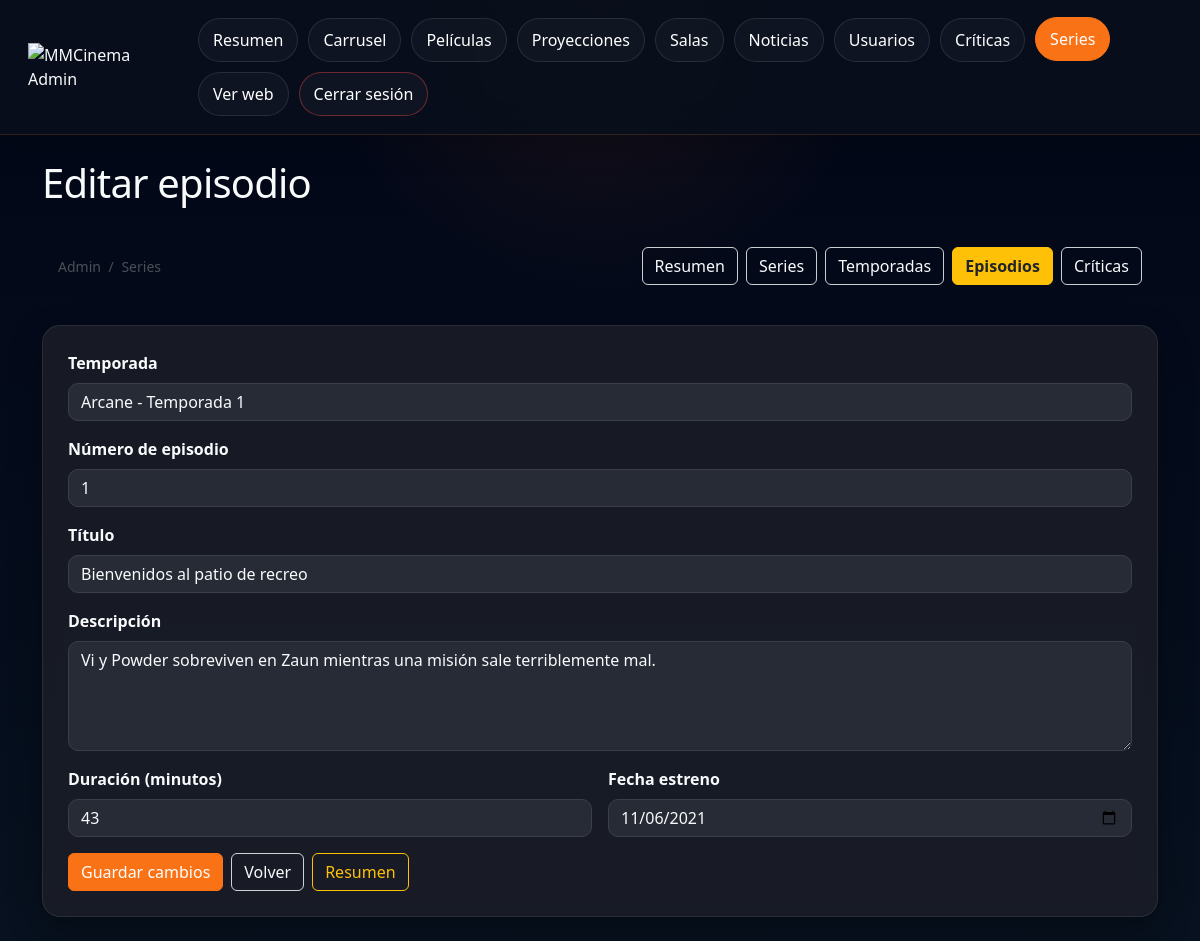
The app's page /admin/editar_episodio.php?id=475 (signed in) with its own data.
### tables this page shows
CREATE TABLE `episodio` (
  `id` int(11) NOT NULL,
  `id_temporada` int(11) NOT NULL,
  `numero_episodio` int(11) NOT NULL,
  `titulo` varchar(150) NOT NULL,
  `descripcion` text DEFAULT NULL,
  `duracion` int(11) DEFAULT NULL,
  `fecha_estreno` date DEFAULT NULL,
  `creado` timestamp NOT NULL DEFAULT current_timestamp()
);

CREATE TABLE `temporada` (
  `id` int(11) NOT NULL,
  `id_serie` int(11) NOT NULL,
  `numero_temporada` int(11) NOT NULL,
  `titulo` varchar(150) DEFAULT NULL,
  `descripcion` text DEFAULT NULL,
  `poster` varchar(255) DEFAULT NULL,
  `fecha_estreno` date DEFAULT NULL,
  `creado` timestamp NOT NULL DEFAULT current_timestamp()
);

CREATE TABLE `serie` (
  `id` int(11) NOT NULL,
  `titulo` varchar(150) NOT NULL,
  `sinopsis` text NOT NULL,
  `poster` varchar(255) DEFAULT NULL,
  `banner` varchar(255) DEFAULT NULL,
  `fecha_estreno` date DEFAULT NULL,
  `edad` varchar(20) DEFAULT NULL,
  `id_genero` int(11) DEFAULT NULL,
  `id_plataforma` int(11) DEFAULT NULL,
  `estado` enum('en_emision','finalizada','proximamente') DEFAULT 'en_emision',
  `destacada` tinyint(1) DEFAULT 0,
  `puntuacion` decimal(3,2) DEFAULT 0.00,
  `creado` timestamp NOT NULL DEFAULT current_timestamp(),
  `trailer` varchar(255) DEFAULT NULL
);

### admin/editar_episodio.php (the view, shortened to what this page needs)
<?php
require_once("../config/conexion.php");
require_once(__DIR__ . "/includes/series_admin_ui.php");
$id = 0;
if (isset($_GET["id"])) {
    $id = (int)$_GET["id"];
}
$temporadas = $pdo->query("
    SELECT t.id, t.numero_temporada, s.titulo AS serie_titulo
    FROM temporada t
    INNER JOIN serie s ON t.id_serie = s.id
    ORDER BY s.titulo ASC, t.numero_temporada ASC
")->fetchAll(PDO::FETCH_ASSOC);
$stmt = $pdo->prepare("SELECT * FROM episodio WHERE id = ? LIMIT 1");
$stmt->execute([$id]);
$episodio = $stmt->fetch(PDO::FETCH_ASSOC);
?>
<!DOCTYPE html>
<html lang="es">
<head>
    <link rel="stylesheet" href="../assets/css/styles.css">
    <link href="https://cdn.jsdelivr.net/npm/bootstrap@5.3.3/dist/css/bootstrap.min.css" rel="stylesheet">
</head>
<body class="admin-body">
<?php require_once __DIR__ . "/admin_header.php"; ?>
<div class="container py-4">
    <h1 class="mb-4">Editar episodio</h1>
    <div class="form-card">
        <form method="POST">
            <div class="mb-3">
                <label class="form-label">Temporada</label>
                <select name="id_temporada" class="form-select" required>
                    <?php foreach ($temporadas as $temporada): ?>
                        <option value="<?= (int)$temporada['id'] ?>" <?= (int)$episodio['id_temporada'] === (int)$temporada['id'] ? 'selected' : '' ?>>
                            <?= htmlspecialchars($temporada['serie_titulo']) ?> - Temporada <?= (int)$temporada['numero_temporada'] ?>
                        </option>
                    <?php endforeach; ?>
                </select>
            </div>
            <div class="mb-3">
                <label class="form-label">Número de episodio</label>
                <input type="number" name="numero_episodio" class="form-control" value="<?= (int)$episodio['numero_episodio'] ?>" required min="1">
            </div>
            <div class="mb-3">
                <label class="form-label">Título</label>
                <input type="text" name="titulo" class="form-control" value="<?= htmlspecialchars($episodio['titulo']) ?>" required>
            </div>
            <div class="mb-3">
                <label class="form-label">Descripción</label>
                <textarea name="descripcion" class="form-control" rows="4"><?= htmlspecialchars($episodio['descripcion']) ?></textarea>
            </div>
            <div class="row g-3">
                <div class="col-md-6">
                    <label class="form-label">Duración (minutos)</label>
                    <input type="number" name="duracion" class="form-control" value="<?= htmlspecialchars((string)$episodio['duracion']) ?>" min="1">
                </div>
                <div class="col-md-6">
                    <label class="form-label">Fecha estreno</label>
                    <input type="date" name="fecha_estreno" class="form-control" value="<?= htmlspecialchars($episodio['fecha_estreno']) ?>">
                </div>
            </div>
            <div class="d-flex gap-2 mt-3">
                <button class="btn btn-primary" type="submit">Guardar cambios</button>
                <a href="episodios.php" class="btn btn-outline-light">Volver</a>
                <a href="series_panel.php" class="btn btn-outline-warning">Resumen</a>
            </div>
        </form>
    </div>
</div>
</body>
</html>

### assets/css/base.css (style rules this page uses)
:root { --bg-main: #0f1116; --bg-secondary: #1b1e27; --bg-card: rgba(27, 30, 39, 0.88); --primary: #f97316; --primary-dark: #ea580c; --danger: #dc2626; --danger-dark: #b91c1c; --accent: #9333ea; --text-light: #f8fafc; --text-gray: #cbd5e1; --text-soft: #94a3b8; --border-soft: rgba(255,255,255,0.10); --border-card: rgba(255,255,255,0.08); --shadow-soft: 0 10px 30px rgba(0,0,0,0.28); --shadow-card: 0 14px 34px rgba(0,0,0,0.34); --shadow-card-hover: 0 20px 44px rgba(0,0,0,0.42); --radius-sm: 10px; --radius-md: 14px; --radius-lg: 18px; --ease-premium: cubic-bezier(0.22, 1, 0.36, 1); }
* { margin: 0; padding: 0; box-sizing: border-box; }
html { scroll-behavior: smooth; }
body { background: radial-gradient(circle at top, rgba(249,115,22,0.06), transparent 22%), linear-gradient(180deg, #0d1016 0%, #0b0d12 100%); color: var(--text-light); font-family: "Segoe UI", sans-serif; min-height: 100vh; position: relative; overflow-x: hidden; }
a { color: var(--primary); text-decoration: none; transition: color 0.22s ease; }
body, p, strong, em, li, small, label, td, th { color: var(--text-light) !important; }
h1, h2, h3, h4, h5, h6 { color: var(--text-light) !important; font-weight: 700; letter-spacing: -0.02em; }
header, main, footer, .navbar, .container, .hero, .card, .filtro-cartelera { position: relative; z-index: 2; }

### assets/css/components.css (style rules this page uses)
.btn-primary { background: var(--primary) !important; border: 1px solid var(--primary) !important; font-weight: 700; border-radius: 10px; transition: background-color 0.22s ease, border-color 0.22s ease, transform 0.28s var(--ease-premium), box-shadow 0.28s var(--ease-premium); }
.btn-outline-light { color: var(--text-light) !important; border-color: rgba(255,255,255,0.8) !important; border-radius: 10px; transition: background-color 0.22s ease, color 0.22s ease, transform 0.28s var(--ease-premium); }
.form-card { background: rgba(27, 30, 39, 0.86); padding: 25px; border-radius: var(--radius-lg); box-shadow: 0 14px 34px rgba(0,0,0,0.32); border: 1px solid var(--border-card); backdrop-filter: blur(8px); }
label, .form-label { color: var(--text-light) !important; font-weight: 600; }
input, textarea, select { background: rgba(42,46,56,0.88) !important; color: var(--text-light) !important; border: 1px solid #3a3f4b !important; border-radius: 10px !important; transition: border-color 0.22s ease, box-shadow 0.22s ease; }
input::placeholder, textarea::placeholder { color: #e5e7eb !important; opacity: 1 !important; }

### assets/css/admin.css (style rules this page uses)
.admin-body { background: radial-gradient(circle at top, rgba(249,115,22,0.10), transparent 26%), linear-gradient(180deg, #020617 0%, #07111f 100%); color: #fff; min-height: 100vh; }

### records on screen
episodio: id_temporada "Arcane - Temporada 1", numero_episodio "1", titulo "Bienvenidos al patio de recreo", descripcion "Vi y Powder sobreviven en Zaun mientras una misión sale terriblemente mal.", duracion "43", fecha_estreno "11/06/2021"
